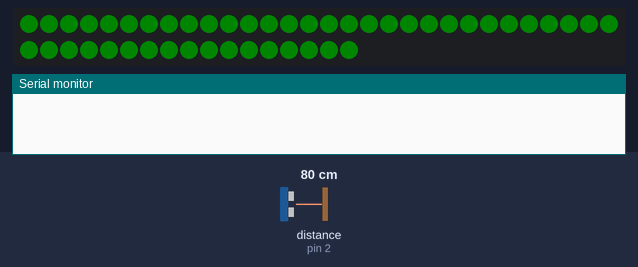
A sketch run on a simulated Arduino Uno, built with avr-gcc and run on an emulated ATmega328P. On the bench: 47 RGB LEDs in strip order, left to right, continuing on the next row, the last lines printed to the serial monitor. The test bench sets the inputs (shaded band); at power-on: distance to the obstacle (sensor on pin 2) 80 cm. Dim RGB values are drawn brighter than linear.

Above: at 1.7 s.
1.8 s: distance to the obstacle (sensor on pin 2) set to 12 cm
At 3.1 s:
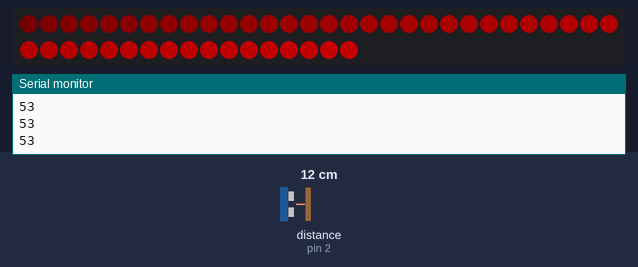
3.7 s: distance to the obstacle (sensor on pin 2) set to 35 cm
At 5.2 s:
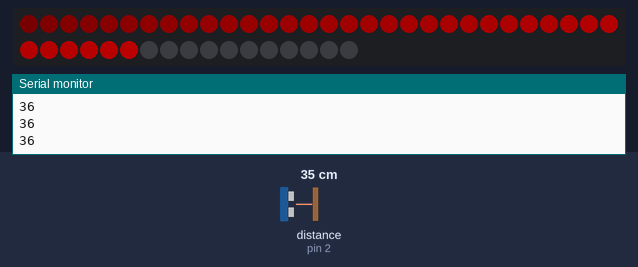
5.5 s: distance to the obstacle (sensor on pin 2) set to 60 cm
At 7.0 s:
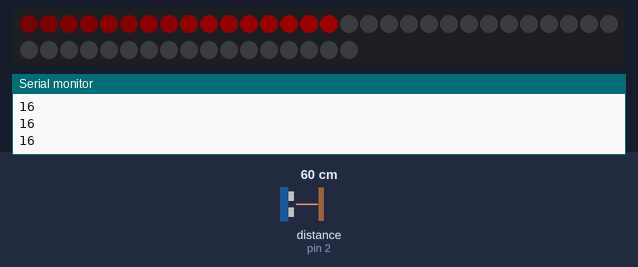
7.3 s: distance to the obstacle (sensor on pin 2) set to 2 cm
At 8.7 s:
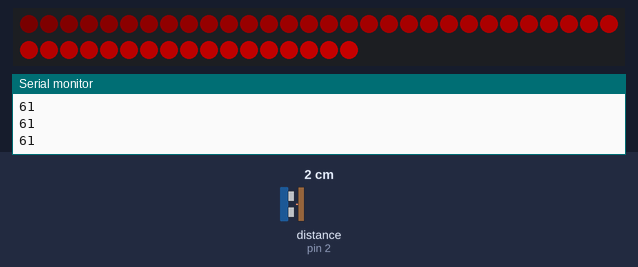
9.0 s: distance to the obstacle (sensor on pin 2) set to 23 cm
Timing chart, 0 to 12.0 s (numbered marks = the images above; inputs shaded):
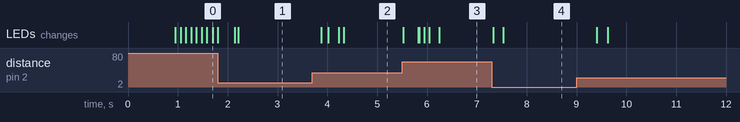

The sketch:

Distance_light_race.ino
```cpp
#include <Adafruit_NeoPixel.h>
#include <Ultrasonic.h>
#define NUMPIXELS 47

Ultrasonic sonic(3, 2);
Adafruit_NeoPixel pixels(NUMPIXELS, 6, NEO_GRB + NEO_KHZ800);

int distance, prev_distance;
const int sample_size = 20;
int dis_ma[sample_size];
int enum_sample = 0;

int num_of_pix;
const int pix_sample_size = 7;
int pix_ma[pix_sample_size];
int pix_enum_sample = 0;

bool start_display = false;
bool from_red = true;

const int green_max = 15;
int green_cur = 0;

unsigned long prevmil, curmil;
unsigned long period = 100;

int safe_dist = 80;
int max_unsafe = 20;

void setup() {
  // put your setup code here, to run once:
  pixels.begin();
  Serial.begin(9600);
  delay(500);
}

void loop() {
  // put your main code here, to run repeatedly:
  curmil = millis();

  //pixels.clear();
  dis_ma[enum_sample] = sonic.read();
  delay(10);
  enum_sample += 1;
  if (enum_sample == sample_size) {
    enum_sample = 0;
    start_display = true;
  }

  if (start_display) {
    distance = 0;
    for (int i = 0; i < sample_size; i++) {
      distance += dis_ma[i];
    }
    distance /= sample_size;
    //Serial.println(distance);

    if ((curmil >= prevmil + period) or (distance != prev_distance)) {
      pixels.clear();

      pix_ma[pix_enum_sample] = map(distance, max_unsafe, safe_dist, NUMPIXELS, 0);
      pix_enum_sample += 1;

      if (pix_enum_sample == pix_sample_size) {
        pix_enum_sample = 0;
      }
      num_of_pix = 0;
        for (int q = 0; q < pix_sample_size; q++) {
          num_of_pix += pix_ma[q];
        }
        num_of_pix /= pix_sample_size;

      if (num_of_pix > 0) {
        // Less than safe distance
        //distance <= safe_dist
        from_red = true;
        green_cur = 0;
        //num_of_pix = map(distance, max_unsafe, safe_dist, NUMPIXELS, 0);

        //
        Serial.println(num_of_pix);
        for (int u = 0; u < num_of_pix; u++) {
          //Serial.println(pixels.getPixelColor(u), BIN);
          pixels.setPixelColor(u, pixels.Color((2 + (2 * u)), 0, 0));
          //Serial.print("setting pixel: ");
          //Serial.println(u);
        }
        pixels.show();
      }
      else {
        //safe distance
        if (from_red){
          pixels.fill(pixels.Color(0, green_cur, 0));
          green_cur += 1;
          delay(20);
          if (green_cur == green_max){
            from_red = false;
          }
        }
        else{
          pixels.fill(pixels.Color(0, green_max, 0));
        }
        pixels.show();
      }

      prev_distance = distance;
      prevmil = curmil;
    }
  }

  /*

    if (distance <= (NUMPIXELS)){
    // Less than safe distance
    num_of_pix = map(sonic.read(),0, NUMPIXELS, NUMPIXELS, 0);
    Serial.print(num_of_pix);
    for(int u = 0; u <= num_of_pix; u++){
      pixels.setPixelColor(u, pixels.Color(255, 0, 0));
      //Serial.print("setting pixel: ");
      //Serial.println(u);
    }
    pixels.show();
    }
    else{
    //safe distance
    pixels.fill(pixels.Color(0, 50, 0));
    pixels.show();
    }*/
  //delay(50);
}
```

Measured:
- after the input at 1.8 s, the LEDs: first change after 0.35 s (image 1 shows a later state)
- after the input at 3.7 s, the LEDs: first change after 0.18 s (image 2 shows a later state)
- after the input at 5.5 s, the LEDs: first change at once (image 3 shows a later state)
- after the input at 7.3 s, the LEDs: first change at once (image 4 shows a later state)
